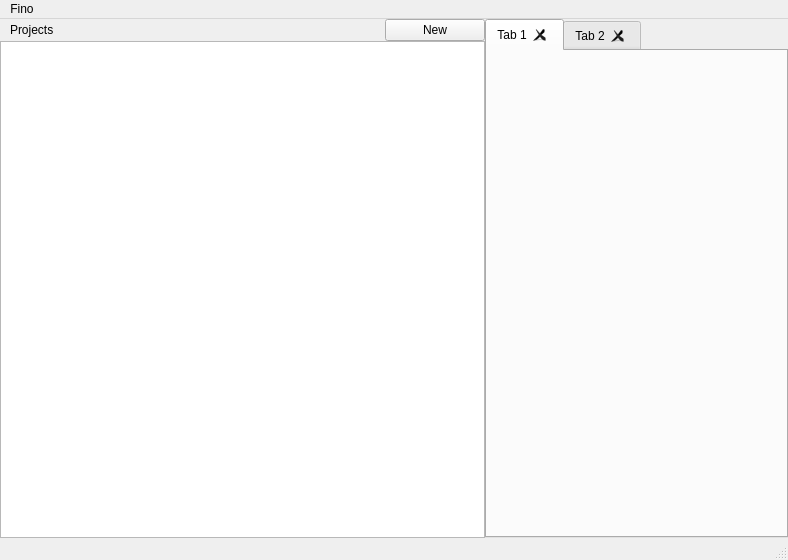
<?xml version="1.0" encoding="UTF-8"?>
<ui version="4.0">
 <class>MainWindow</class>
 <widget class="QMainWindow" name="MainWindow">
  <property name="geometry">
   <rect>
    <x>0</x>
    <y>0</y>
    <width>788</width>
    <height>560</height>
   </rect>
  </property>
  <property name="windowTitle">
   <string>Fino</string>
  </property>
  <widget class="QWidget" name="centralwidget">
   <layout class="QGridLayout" name="gridLayout">
    <property name="leftMargin">
     <number>0</number>
    </property>
    <property name="topMargin">
     <number>0</number>
    </property>
    <property name="rightMargin">
     <number>0</number>
    </property>
    <property name="bottomMargin">
     <number>0</number>
    </property>
    <item row="1" column="0">
     <widget class="QSplitter" name="splitter">
      <property name="orientation">
       <enum>Qt::Orientation::Horizontal</enum>
      </property>
      <property name="handleWidth">
       <number>0</number>
      </property>
      <widget class="QWidget" name="verticalLayoutWidget">
       <layout class="QVBoxLayout" name="verticalLayout" stretch="0,0">
        <property name="spacing">
         <number>0</number>
        </property>
        <item>
         <layout class="QHBoxLayout" name="horizontalLayout">
          <property name="leftMargin">
           <number>10</number>
          </property>
          <item>
           <widget class="QLabel" name="label">
            <property name="text">
             <string>Projects</string>
            </property>
           </widget>
          </item>
          <item>
           <spacer name="horizontalSpacer">
            <property name="orientation">
             <enum>Qt::Orientation::Horizontal</enum>
            </property>
            <property name="sizeHint" stdset="0">
             <size>
              <width>40</width>
              <height>20</height>
             </size>
            </property>
           </spacer>
          </item>
          <item>
           <widget class="QPushButton" name="btNewProject">
            <property name="sizePolicy">
             <sizepolicy hsizetype="Minimum" vsizetype="Fixed">
              <horstretch>0</horstretch>
              <verstretch>0</verstretch>
             </sizepolicy>
            </property>
            <property name="minimumSize">
             <size>
              <width>100</width>
              <height>10</height>
             </size>
            </property>
            <property name="text">
             <string>New</string>
            </property>
           </widget>
          </item>
         </layout>
        </item>
        <item>
         <widget class="QTreeView" name="treeView">
          <property name="sizePolicy">
           <sizepolicy hsizetype="Preferred" vsizetype="Expanding">
            <horstretch>2</horstretch>
            <verstretch>0</verstretch>
           </sizepolicy>
          </property>
          <property name="minimumSize">
           <size>
            <width>100</width>
            <height>0</height>
           </size>
          </property>
          <property name="maximumSize">
           <size>
            <width>16777215</width>
            <height>16777215</height>
           </size>
          </property>
          <property name="baseSize">
           <size>
            <width>0</width>
            <height>0</height>
           </size>
          </property>
         </widget>
        </item>
       </layout>
      </widget>
      <widget class="QWidget" name="verticalLayoutWidget_2">
       <layout class="QVBoxLayout" name="verticalLayout_2" stretch="0">
        <property name="spacing">
         <number>0</number>
        </property>
        <item>
         <layout class="QVBoxLayout" name="verticalLayout_3">
          <item>
           <widget class="QTabWidget" name="tabWidget">
            <property name="tabsClosable">
             <bool>true</bool>
            </property>
            <property name="movable">
             <bool>true</bool>
            </property>
            <widget class="ReqFormWidget" name="tab">
             <attribute name="title">
              <string>Tab 1</string>
             </attribute>
            </widget>
            <widget class="QWidget" name="tab_2">
             <attribute name="title">
              <string>Tab 2</string>
             </attribute>
            </widget>
           </widget>
          </item>
         </layout>
        </item>
       </layout>
      </widget>
     </widget>
    </item>
   </layout>
  </widget>
  <widget class="QMenuBar" name="menubar">
   <property name="geometry">
    <rect>
     <x>0</x>
     <y>0</y>
     <width>788</width>
     <height>22</height>
    </rect>
   </property>
   <widget class="QMenu" name="menuFino">
    <property name="title">
     <string>Fino</string>
    </property>
   </widget>
   <addaction name="menuFino"/>
  </widget>
  <widget class="QStatusBar" name="statusbar"/>
 </widget>
 <customwidgets>
  <customwidget>
   <class>ReqFormWidget</class>
   <extends>QWidget</extends>
   <header>reqformwidget.h</header>
   <container>1</container>
  </customwidget>
 </customwidgets>
 <resources/>
 <connections/>
</ui>
